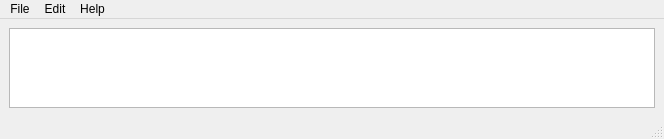
<ui version="4.0" >
 <class>VPiano</class>
 <widget class="QMainWindow" name="VPiano" >
  <property name="geometry" >
   <rect>
    <x>0</x>
    <y>0</y>
    <width>664</width>
    <height>139</height>
   </rect>
  </property>
  <property name="windowTitle" >
   <string>Virtual Piano Keyboard</string>
  </property>
  <widget class="QWidget" name="centralwidget" >
   <layout class="QVBoxLayout" >
    <item>
     <widget class="PianoKeybd" name="pianokeybd" >
      <property name="numOctaves" stdset="0" >
       <number>5</number>
      </property>
     </widget>
    </item>
   </layout>
  </widget>
  <widget class="QMenuBar" name="menubar" >
   <property name="geometry" >
    <rect>
     <x>0</x>
     <y>0</y>
     <width>664</width>
     <height>24</height>
    </rect>
   </property>
   <widget class="QMenu" name="menuFile" >
    <property name="title" >
     <string>File</string>
    </property>
    <addaction name="actionExit" />
   </widget>
   <widget class="QMenu" name="menuEdit" >
    <property name="title" >
     <string>Edit</string>
    </property>
    <addaction name="actionConnections" />
    <addaction name="actionPreferences" />
   </widget>
   <widget class="QMenu" name="menuHelp" >
    <property name="layoutDirection" >
     <enum>Qt::RightToLeft</enum>
    </property>
    <property name="title" >
     <string>Help</string>
    </property>
    <addaction name="actionAbout" />
   </widget>
   <addaction name="menuFile" />
   <addaction name="menuEdit" />
   <addaction name="menuHelp" />
  </widget>
  <widget class="QStatusBar" name="statusBar" >
   <property name="sizeGripEnabled" >
    <bool>true</bool>
   </property>
  </widget>
  <action name="actionExit" >
   <property name="text" >
    <string>&amp;Exit</string>
   </property>
  </action>
  <action name="actionPreferences" >
   <property name="text" >
    <string>&amp;Preferences</string>
   </property>
  </action>
  <action name="actionConnections" >
   <property name="text" >
    <string>&amp;Connections</string>
   </property>
  </action>
  <action name="actionAbout" >
   <property name="text" >
    <string>About</string>
   </property>
  </action>
 </widget>
 <customwidgets>
  <customwidget>
   <class>PianoKeybd</class>
   <extends>QGraphicsView</extends>
   <header>pianokeybd.h</header>
  </customwidget>
 </customwidgets>
 <resources/>
 <connections/>
</ui>
